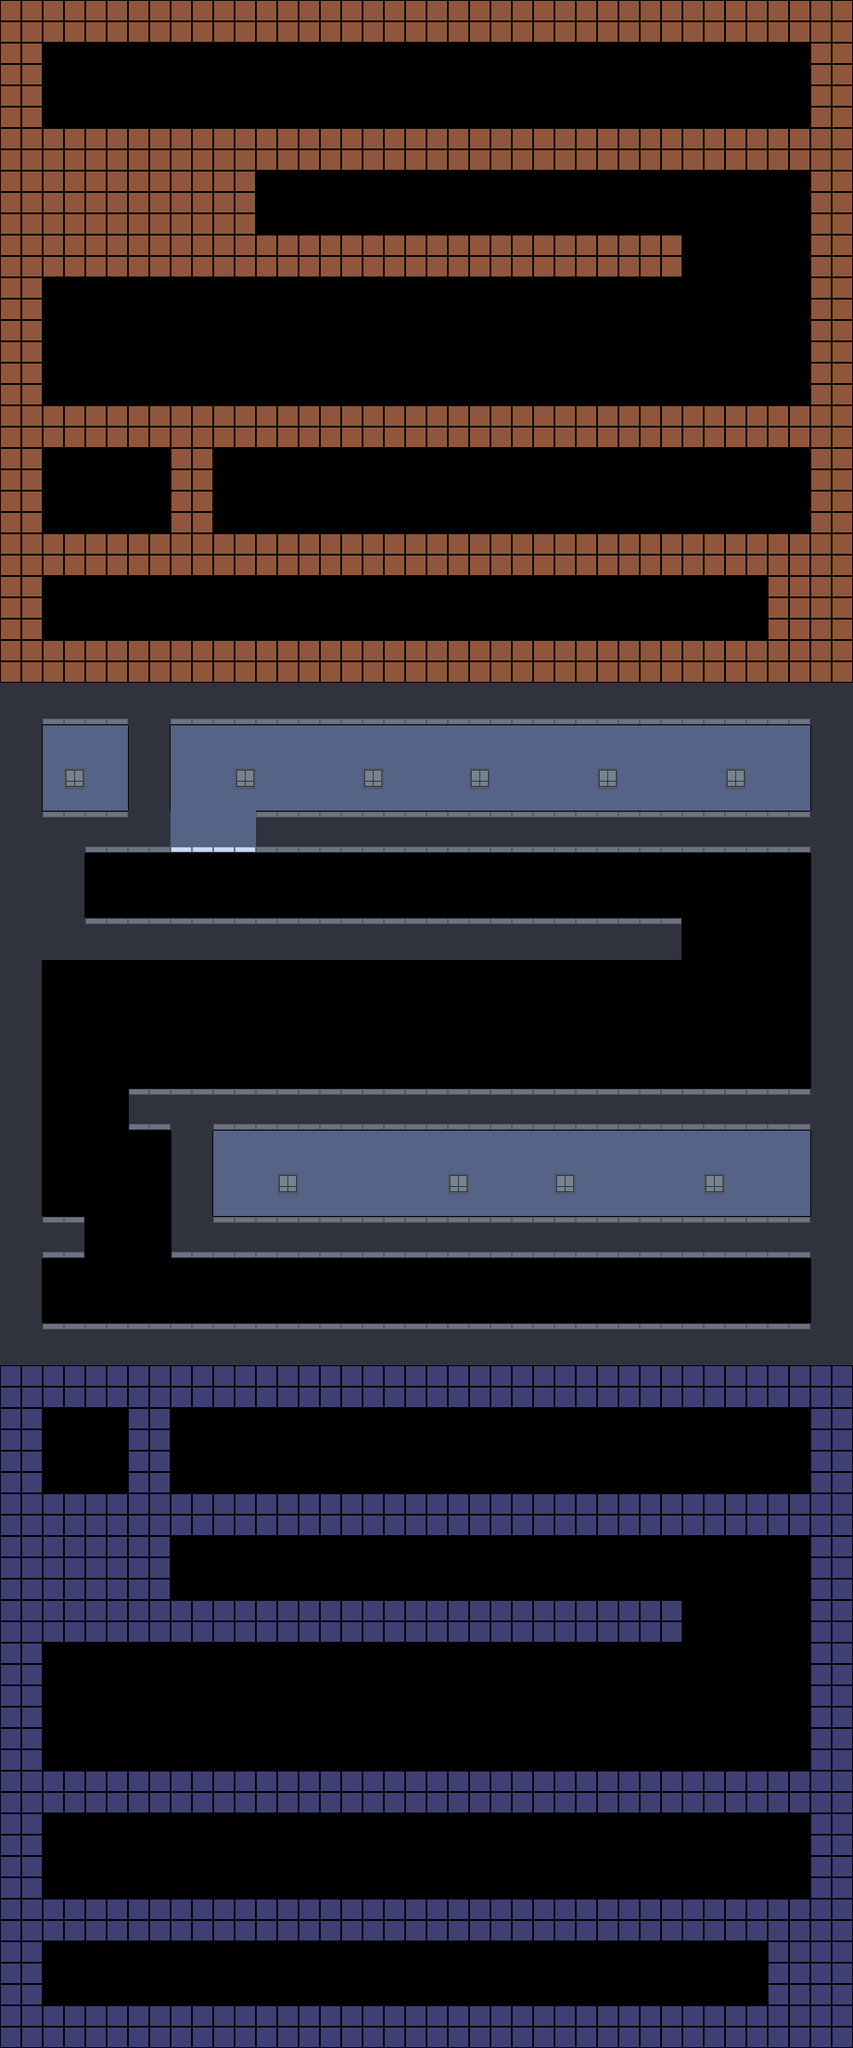

The image is a tile-based game level rendered from a .tmx file. Its description and source (layers, tilesets, objects; grid data summarised) follow:
An orthogonal 40x96 tile map with 25x25 px tiles, 1 tile layer (Слой тайлов 1).

<map version="1.5" tiledversion="1.7.2" orientation="orthogonal" renderorder="right-up" width="40" height="96" tilewidth="25" tileheight="25" infinite="0" nextlayerid="2" nextobjectid="1">
 <editorsettings>
  <export target="../level.csv" format="csv" />
 </editorsettings>
 <tileset firstgid="1" source="tiles.tsx" />
 <layer id="1" name="Слой тайлов 1" width="40" height="96">
  <data>[3840 cells, 1992 non-empty, 15 distinct tile ids]</data>
 </layer>
</map>